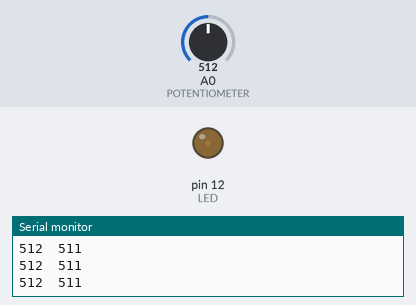
Bench run of a sketch on a simulated Arduino Uno, built with avr-gcc and run on an emulated ATmega328P. Shown: output pins drawn as LEDs (lit = HIGH), the last lines printed to the serial monitor. Inputs (shaded band) come from the test bench; at power-on: A0 (POTENTIOMETER) = 512.

Above: at 1.2 s.
1.3 s: A0 (POTENTIOMETER) set to 0
At 2.1 s:
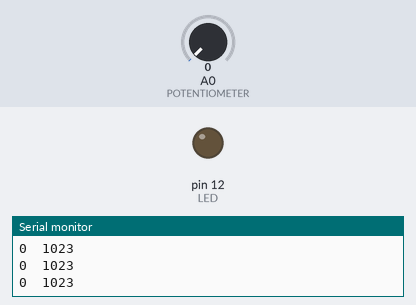
2.8 s: A0 (POTENTIOMETER) set to 1023
At 4.0 s:
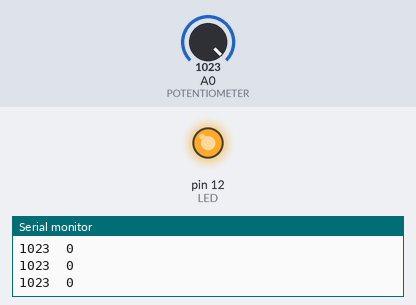
4.3 s: A0 (POTENTIOMETER) set to 1013
7.3 s: A0 (POTENTIOMETER) set to 1023
Timing chart, 0 to 9.8 s (numbered marks = the images above; inputs shaded):
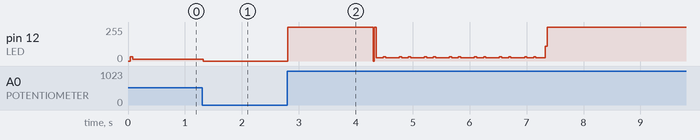

The sketch:

potentiometer_dimmer.ino
```cpp
const int POTENTIOMETER = A0;
const int LED = 12;
const int MAX_PERIOD = 1023;
const int SERIAL_VEL = 9600;

void regulateLedIntensity(int potentiometerReading);
void setLedPWMSignal(int onPeriod, int offPeriod);
void printPWMIntervals(int onPeriod, int offPeriod);

void setup() {
  Serial.begin(SERIAL_VEL);
  pinMode(POTENTIOMETER, INPUT);
  pinMode(LED, OUTPUT);
}

void loop() {
  int potentiometerReading = analogRead(POTENTIOMETER);
  regulateLedIntensity(potentiometerReading);
}

void regulateLedIntensity(int potentiometerReading)
{
  int ledOnPeriod = potentiometerReading;
  int ledOffPeriod = MAX_PERIOD - ledOnPeriod;

  setLedPWMSignal(ledOnPeriod, ledOffPeriod);
  printPWMIntervals(ledOnPeriod, ledOffPeriod);
}

void setLedPWMSignal(int onPeriod, int offPeriod)
{
  if(onPeriod > 0){
    digitalWrite(LED, HIGH);
    delayMicroseconds(onPeriod);
  }

  if(offPeriod > 0){
    digitalWrite(LED, LOW);
    delayMicroseconds(offPeriod);
  }
}

void printPWMIntervals(int onPeriod, int offPeriod)
{
  Serial.print(onPeriod);
  Serial.print("\t");
  Serial.println(offPeriod);
}
```

Measured:
- after the input at 1.3 s, pin 12 (LED): 13/255 → 0/255 at once
- after the input at 2.8 s, pin 12 (LED): 0/255 → 255/255 at once
